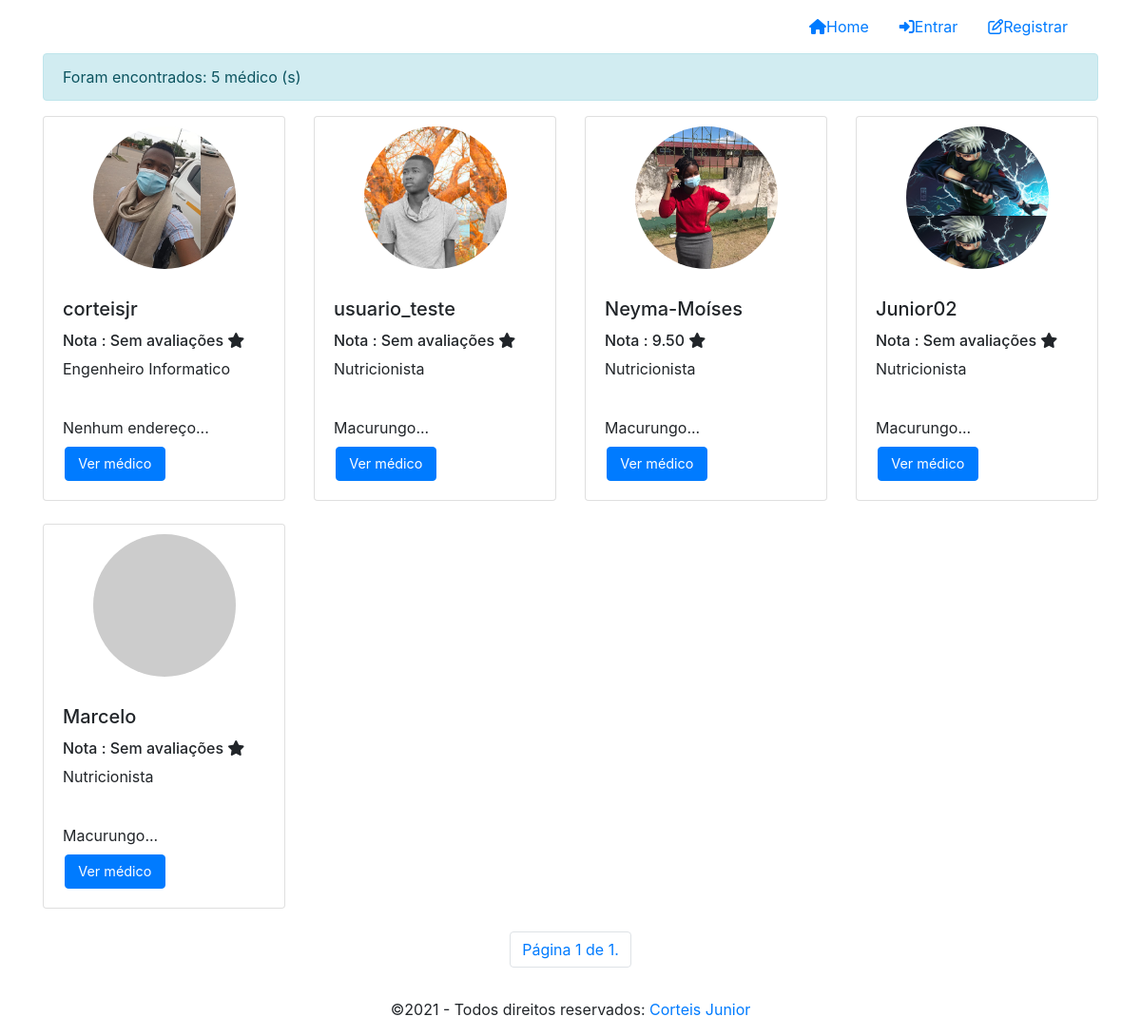
The app's page /medic/ with its own data.
### medicSearch/models/Profile.py (models this page shows, shortened)
class Profile(models.Model):
    user = models.OneToOneField(User, on_delete=models.CASCADE)
    role = models.IntegerField(choices=ROLE_CHOICE,  default=3)
    birthday = models.DateField(default=None, null=True, blank=True)
    created_at = models.DateTimeField(auto_now_add=True)
    updated_at = models.DateTimeField(auto_now=True)
    token = models.CharField(max_length=255,  null=True, blank=True)
    image = models.ImageField(null=True, blank=True)
    favorites = models.ManyToManyField(User, blank=True, related_name='favorites')
    specialties = models.ManyToManyField(Speciality,  blank=True, related_name='specialties')
    addresses = models.ManyToManyField(Address, blank=True, related_name='addresses')
    def show_scoring_average(self):
        from .Rating import Rating
        try:
            ratings = Rating.objects.filter(user_rated=self.user).aggregate(Sum('value'), Count('user'))
            if ratings['user__count'] > 0:
                scoring_average = ratings['value__sum']/ratings['user__count']
                scoring_average = round(scoring_average, 2) # arredondado o valor para 2 casas decimais
                return scoring_average
            return 'Sem avaliações'
        except:
            return "Sem avaliações"

### medicSearch/models/Speciality.py (models this page shows)
class Speciality(models.Model):
    name = models.CharField(null=False, max_length=100)
    status = models.BooleanField(default=True)
    created_at = models.DateTimeField(auto_now_add=True)
    updated_at = models.DateTimeField(auto_now=True)
    def __str__(self):
        return '{}'.format(self.name)

### medicSearch/models/Address.py (models this page shows, shortened)
class Address(models.Model):
    neighborhood = models.ForeignKey(Neighborhood, null=True, related_name='neighborhood', on_delete=models.SET_NULL)
    name = models.CharField(null=False, max_length=100)
    address  = models.CharField(null=False,max_length=255)
    latitude = models.DecimalField(max_digits=9, decimal_places=7)
    longitude = models.DecimalField(max_digits=9, decimal_places=7)
    opening_time = models.TimeField()
    closing_time = models.TimeField()
    days_weak = models.ManyToManyField(DayWeek, blank=True, related_name='days_name')
    phone = models.CharField(null=True, blank=True, max_length=9)
    status = models.BooleanField(default=True)
    created_at = models.DateTimeField(auto_now_add=True)
    updated_at = models.DateTimeField(auto_now=True)

### medicSearch/views/MedicView.py (the view)
def list_medics_view(request):
    name = request.GET.get("name")
    speciality = request.GET.get("speciality")
    neighborhood = request.GET.get('neighborhood')
    city = request.GET.get("city")
    province = request.GET.get("province")
    medics = Profile.objects.all()
    if name is not None and name != ' ':
        medics = medics.filter(Q(user__first_name__contains=name) | Q(user__username__contains=name))
    if speciality is not None :
        medics = medics.filter(specialties__id=speciality)
    if neighborhood is not None:
        medics = medics.filter(addresses__neighborhood=neighborhood)
    else:
        if city is not None:
            medics = medics.filter(addresses__neighborhood__city=city)
        elif province is not None:
            medics = medics.filter(addresses__neighborhood__city__province=province)
    if len(medics) > 0:
        paginator = Paginator(medics, 8)
        page = request.GET.get('page')
        medics = paginator.get_page(page)
    get_copy = request.GET.copy()
    parameters = get_copy.pop('page',True ) and get_copy.urlencode()
    context = {
        'medics': medics,
        'parameters': parameters
    }
    return render(request, template_name='medic/medics.html', context=context, status=200)

### medicSearch/templates/medic/medics.html (shortened to what this page needs)
{% extends 'base.html' %}
{% load static %}
{% block content %}
        <div id="content">
            <div class="container">
                <div class="alert alert-info">Foram encontrados: {{medics | length }} médico (s)</div>
                <div class="row">
                    {% for medic in medics %}
                        <div class="col-xs-12 col-md-3 col-lg-3">
                            <div class="card mb-4">
                                <div class="image-circle" style="background-image: url('/media/{{medic.image}}');"></div>
                                <div class="card-body">
                                    <h5 class="card-title">{{ medic.user.username}}</h5>
                                    <h6>Nota : {{medic.show_scoring_average}} <i class="fa fa-star"></i></h6>
                                    <ul class="specialties">
                                        {% for speciality in medic.specialties.all %}
                                            <li>{{speciality}}</li>
                                        {% endfor %}
                                    </ul>
                                    <div class="address mb-2" title="{{medic.addresses.first.address}}" alt="{{medic.addresses.first.address}}">
                                        {{medic.addresses.first.address | default:"Nenhum endereço." | slice:":15"}}...
                                    </div>
                                    <a href={% url 'profile' medic.user.id %} class="btn btn-primary btn-card">Ver médico</a>
                                </div>
                            </div>
                        </div>
                    {% endfor %}
                </div>
                      <div class="row">
                          <nav class="navigation" aria-label="Page navigation">
                              <ul class="pagination">
                                  <li class="page-item"><a href="#" class="page-link">Página {{medics.number }} de {{medics.paginator.num_pages}}.</a></li>
                              </ul>
                          </nav>
                      </div>
            </div>
        </div>
{% endblock content %}

### medicSearch/static/css/global.css (style rules this page uses)
#content { min-height: calc(100vh - 112px); }
.image-circle { width: 150px; height: 150px; border-radius: 100%; margin: 10px auto; background-size: contain; background-color: #ccc; }
.btn-card { width: 49.5%; float: left; font-size: 0.9em; }
.btn-card:last-child { margin-left: 1%; }
.specialties { padding: 0; list-style: none; min-height: 46px; }
.navigation { margin: 0 auto; }

### records on screen
Profile: image (picture), user.username "corteisjr", show_scoring_average "Sem avaliações", addresses.first.address "Nenhum endereço"
Speciality: name "Engenheiro Informatico"
Profile: image (picture), user.username "usuario_teste", show_scoring_average "Sem avaliações", addresses.first.address "Macurungo"
Speciality: name "Nutricionista"
Profile: image (picture), user.username "Neyma-Moíses", show_scoring_average "9.50", addresses.first.address "Macurungo"
Profile: image (picture), user.username "Junior02", show_scoring_average "Sem avaliações", addresses.first.address "Macurungo"
Profile: user.username "Marcelo", show_scoring_average "Sem avaliações", addresses.first.address "Macurungo"

### other values on screen
{{ medics | length }} "5"
{{ medics.number }} "1"
{{ medics.paginator.num_pages }} "1"
